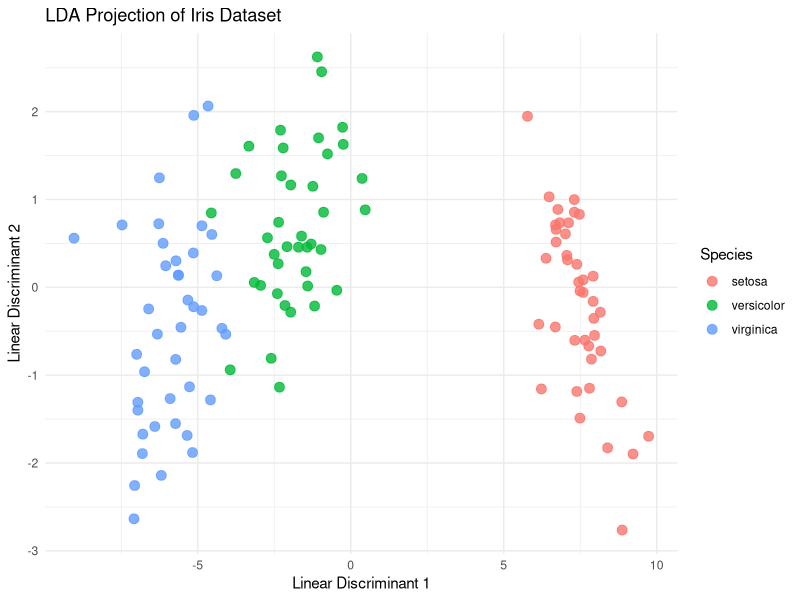

Recreate this plot in R.

library(MASS)
library(ggplot2)

# TODO: Load the Iris dataset and store the feature in X and the target in y
data(iris)
X <- iris[, 1:4]
y <- iris$Species

# TODO: Manually scale the features of the dataset
X_scaled <- as.data.frame(scale(X))

# TODO: Manually split the dataset into training and test sets using slicing
set.seed(42)

# Shuffle the dataset indices
indices <- sample(1:nrow(X_scaled))

# Use 80% for training and 20% for testing
train_size <- floor(0.8 * nrow(X_scaled))
train_indices <- indices[1:train_size]
test_indices <- indices[(train_size + 1):nrow(X_scaled)]

X_train <- X_scaled[train_indices, ]
X_test <- X_scaled[test_indices, ]

y_train <- y[train_indices]
y_test <- y[test_indices]

# TODO: Apply Linear Discriminant Analysis (LDA) to the training data and transform it
lda_model <- lda(x = X_train, grouping = y_train)

# Transform training data into LDA space
lda_train <- predict(lda_model, X_train)$x

# Visualize LDA results
# TODO: Prepare the data for plotting and create a scatter plot of the first two linear discriminants
lda_df <- data.frame(
  LD1 = lda_train[, 1],
  LD2 = lda_train[, 2],
  Species = y_train
)

lda_plot <- ggplot(lda_df, aes(x = LD1, y = LD2, color = Species)) +
  geom_point(size = 3, alpha = 0.8) +
  labs(
    title = "LDA Projection of Iris Dataset",
    x = "Linear Discriminant 1",
    y = "Linear Discriminant 2"
  ) +
  theme_minimal()

print(lda_plot)

# TODO: Predict the classes for the test set using LDA and calculate the accuracy
lda_predictions <- predict(lda_model, X_test)

# Extract predicted classes
y_pred <- lda_predictions$class

# Calculate classification accuracy
accuracy <- mean(y_pred == y_test)

# Display accuracy
cat("LDA Projection Accuracy:", round(accuracy * 100, 2), "%\n")

# Display confusion matrix
confusion_matrix <- table(
  Actual = y_test,
  Predicted = y_pred
)
print(confusion_matrix)
